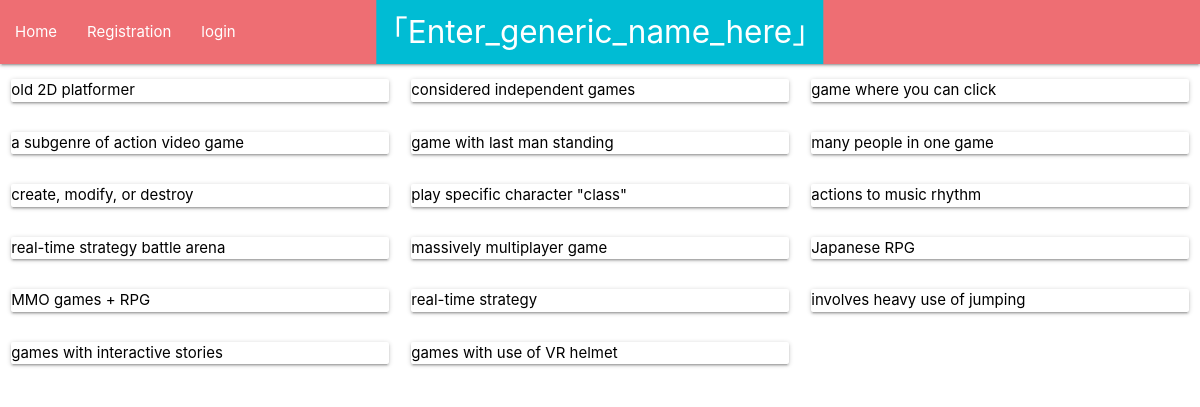
Page /categories/ on the committed database.
### Store/models.py (models this page shows, shortened)
class Categories(models.Model):
    category_name = models.CharField(max_length = 51, null = False)
    category_summury = models.CharField(max_length = 31, null = False)
    url_slug = models.CharField(max_length = 31, null = False, default="all")

### Store/views.py (the view)
# urls.py: path("categories/", views.show_categories),
def show_categories(request):
	return render(request, "store/categories.html",{'cat': Categories.objects.all})

### Store/templates/store/categories.html (shortened to what this page needs)
{% extends "store/head.html"%}
{% block content %}
<div class = "row">
	{% for c in cat %}
	<div class = "col s12 l4">
		<a href = "{{c.url_slug}}" style = "color : #000000">
		<div class = "card hoverable">
			<div class = "card_content">
				<p>{{c.category_summury}}</p>
			</div>
		</div>
	</div>
	{% endfor %}
</div>
{% endblock %}

### rows in the picture
Categories: category_summury "old 2D platformer"
Categories: category_summury "considered independent games"
Categories: category_summury "game where you can click"
Categories: category_summury "a subgenre of action video game"
Categories: category_summury "game with last man standing"
Categories: category_summury "many people in one game"
Categories: category_summury "create, modify, or destroy"
Categories: category_summury "play specific character \"class\""
Categories: category_summury "actions to music rhythm"
Categories: category_summury "real-time strategy battle arena"
Categories: category_summury "massively multiplayer game"
Categories: category_summury "Japanese RPG"
Categories: category_summury "MMO games + RPG"
Categories: category_summury "real-time strategy"
Categories: category_summury "involves heavy use of jumping"
Categories: category_summury "games with interactive stories"
Categories: category_summury "games with use of VR helmet"
